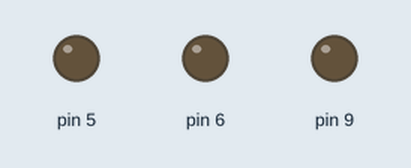
The sketch below on a simulated Arduino Uno, built with avr-gcc and run on an emulated ATmega328P. Shown: output pins drawn as LEDs (lit = HIGH).

Above: at 0.15 s.
Timing chart, 0 to 3.0 s (numbered marks = the images above):
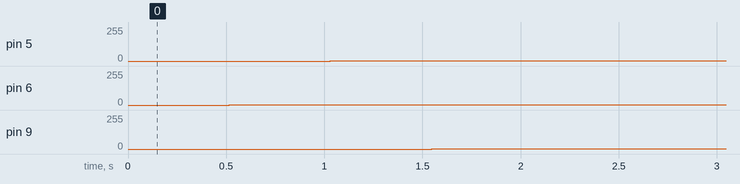

The sketch:

sketch_may27g.ino
```cpp
// C++ code
//
void setup()
{
  pinMode(6, OUTPUT);
}

void loop()
{
  for(int i=0; i<255; i++){
  analogWrite(6, i);
  delay(1); // Wait for 1000 millisecond(s)
  }

  for(int i=255; i>0; i--){
  analogWrite(6, i);
  delay(1); // Wait for 1000 millisecond(s)
  }

  for(int i=0; i<255; i++){
  analogWrite(5, i);
  delay(1); // Wait for 1000 millisecond(s)
  }

  for(int i=255; i>0; i--){
  analogWrite(5, i);
  delay(1); // Wait for 1000 millisecond(s)
  }

  for(int i=0; i<255; i++){
  analogWrite(9, i);
  delay(1); // Wait for 1000 millisecond(s)
  }

  for(int i=255; i>0; i--){
  analogWrite(9, i);
  delay(1); // Wait for 1000 millisecond(s)
  }


  }
```

Measured:
- by itself, pin 5: 0/255 → 1/255 at 1.0 s
- by itself, pin 6: 0/255 → 1/255 at 0.51 s
- by itself, pin 9: 0/255 → 1/255 at 1.5 s
